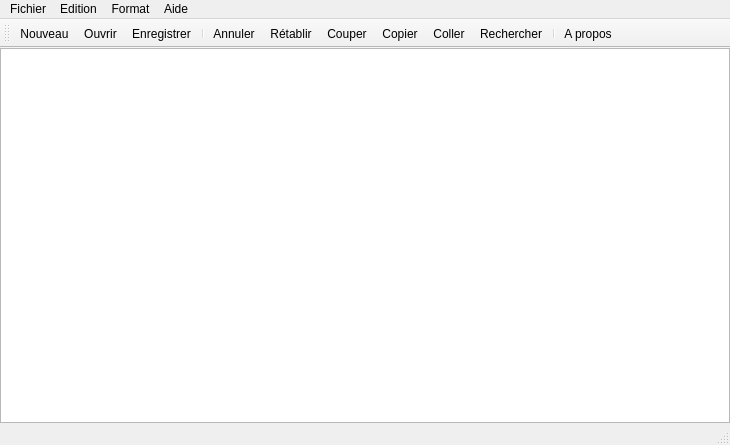
<?xml version="1.0" encoding="UTF-8"?>
<ui version="4.0">
 <class>blocNotes</class>
 <widget class="QMainWindow" name="blocNotes">
  <property name="geometry">
   <rect>
    <x>0</x>
    <y>0</y>
    <width>730</width>
    <height>445</height>
   </rect>
  </property>
  <property name="windowTitle">
   <string>Bloc-notes</string>
  </property>
  <property name="windowIcon">
   <iconset resource="ressourcesicones.qrc">
    <normaloff>:/menu/icones/notes-icon.png</normaloff>:/menu/icones/notes-icon.png</iconset>
  </property>
  <property name="iconSize">
   <size>
    <width>32</width>
    <height>32</height>
   </size>
  </property>
  <widget class="QWidget" name="centralWidget">
   <property name="font">
    <font>
     <pointsize>10</pointsize>
    </font>
   </property>
   <layout class="QVBoxLayout" name="verticalLayout">
    <property name="leftMargin">
     <number>0</number>
    </property>
    <property name="topMargin">
     <number>0</number>
    </property>
    <property name="rightMargin">
     <number>0</number>
    </property>
    <property name="bottomMargin">
     <number>0</number>
    </property>
    <item>
     <widget class="QPlainTextEdit" name="plainTextEdit">
      <property name="palette">
       <palette>
        <active>
         <colorrole role="Midlight">
          <brush brushstyle="SolidPattern">
           <color alpha="255">
            <red>0</red>
            <green>85</green>
            <blue>255</blue>
           </color>
          </brush>
         </colorrole>
         <colorrole role="Highlight">
          <brush brushstyle="SolidPattern">
           <color alpha="255">
            <red>0</red>
            <green>85</green>
            <blue>255</blue>
           </color>
          </brush>
         </colorrole>
         <colorrole role="HighlightedText">
          <brush brushstyle="SolidPattern">
           <color alpha="255">
            <red>255</red>
            <green>255</green>
            <blue>255</blue>
           </color>
          </brush>
         </colorrole>
        </active>
        <inactive>
         <colorrole role="Midlight">
          <brush brushstyle="SolidPattern">
           <color alpha="255">
            <red>0</red>
            <green>85</green>
            <blue>255</blue>
           </color>
          </brush>
         </colorrole>
         <colorrole role="Highlight">
          <brush brushstyle="SolidPattern">
           <color alpha="255">
            <red>0</red>
            <green>170</green>
            <blue>0</blue>
           </color>
          </brush>
         </colorrole>
         <colorrole role="HighlightedText">
          <brush brushstyle="SolidPattern">
           <color alpha="255">
            <red>255</red>
            <green>255</green>
            <blue>255</blue>
           </color>
          </brush>
         </colorrole>
        </inactive>
        <disabled>
         <colorrole role="Midlight">
          <brush brushstyle="SolidPattern">
           <color alpha="255">
            <red>0</red>
            <green>85</green>
            <blue>255</blue>
           </color>
          </brush>
         </colorrole>
         <colorrole role="Highlight">
          <brush brushstyle="SolidPattern">
           <color alpha="255">
            <red>51</red>
            <green>153</green>
            <blue>255</blue>
           </color>
          </brush>
         </colorrole>
         <colorrole role="HighlightedText">
          <brush brushstyle="SolidPattern">
           <color alpha="255">
            <red>255</red>
            <green>255</green>
            <blue>255</blue>
           </color>
          </brush>
         </colorrole>
        </disabled>
       </palette>
      </property>
      <property name="cursorWidth">
       <number>2</number>
      </property>
     </widget>
    </item>
   </layout>
  </widget>
  <widget class="QMenuBar" name="menuBar">
   <property name="geometry">
    <rect>
     <x>0</x>
     <y>0</y>
     <width>730</width>
     <height>26</height>
    </rect>
   </property>
   <widget class="QMenu" name="menuFichier">
    <property name="title">
     <string>Fichier</string>
    </property>
    <addaction name="actionNouveau"/>
    <addaction name="actionOuvrir"/>
    <addaction name="actionEnregistrer"/>
    <addaction name="actionEnregistrer_sous"/>
    <addaction name="separator"/>
    <addaction name="actionQuitter"/>
   </widget>
   <widget class="QMenu" name="menuFormat">
    <property name="title">
     <string>Format</string>
    </property>
    <addaction name="actionPolice"/>
    <addaction name="actionCouleur_du_fond"/>
   </widget>
   <widget class="QMenu" name="menuAide">
    <property name="title">
     <string>Aide</string>
    </property>
    <addaction name="actionA_propos"/>
   </widget>
   <widget class="QMenu" name="menuEdition">
    <property name="title">
     <string>Edition</string>
    </property>
    <addaction name="actionAnnuler"/>
    <addaction name="actionR_tablir"/>
    <addaction name="separator"/>
    <addaction name="actionCouper"/>
    <addaction name="actionCopier"/>
    <addaction name="actionColler"/>
    <addaction name="separator"/>
    <addaction name="actionRechercher"/>
    <addaction name="actionRechercher_le_suivant"/>
    <addaction name="separator"/>
    <addaction name="actionSelectionner_tout"/>
   </widget>
   <addaction name="menuFichier"/>
   <addaction name="menuEdition"/>
   <addaction name="menuFormat"/>
   <addaction name="menuAide"/>
  </widget>
  <widget class="QToolBar" name="mainToolBar">
   <attribute name="toolBarArea">
    <enum>TopToolBarArea</enum>
   </attribute>
   <attribute name="toolBarBreak">
    <bool>false</bool>
   </attribute>
   <addaction name="actionNouveau"/>
   <addaction name="actionOuvrir"/>
   <addaction name="actionEnregistrer"/>
   <addaction name="separator"/>
   <addaction name="actionAnnuler"/>
   <addaction name="actionR_tablir"/>
   <addaction name="actionCouper"/>
   <addaction name="actionCopier"/>
   <addaction name="actionColler"/>
   <addaction name="actionRechercher"/>
   <addaction name="separator"/>
   <addaction name="actionA_propos"/>
  </widget>
  <widget class="QStatusBar" name="statusBar"/>
  <action name="actionNouveau">
   <property name="icon">
    <iconset resource="ressourcesicones.qrc">
     <normaloff>:/menu/icones/page-blanche-icon.png</normaloff>:/menu/icones/page-blanche-icon.png</iconset>
   </property>
   <property name="text">
    <string>Nouveau</string>
   </property>
   <property name="toolTip">
    <string>Nouveau</string>
   </property>
   <property name="shortcut">
    <string>Ctrl+N</string>
   </property>
  </action>
  <action name="actionOuvrir">
   <property name="icon">
    <iconset resource="ressourcesicones.qrc">
     <normaloff>:/menu/icones/open-file-icon.png</normaloff>:/menu/icones/open-file-icon.png</iconset>
   </property>
   <property name="text">
    <string>Ouvrir</string>
   </property>
   <property name="shortcut">
    <string>Ctrl+O</string>
   </property>
  </action>
  <action name="actionEnregistrer">
   <property name="icon">
    <iconset resource="ressourcesicones.qrc">
     <normaloff>:/menu/icones/Save-icon.png</normaloff>:/menu/icones/Save-icon.png</iconset>
   </property>
   <property name="text">
    <string>Enregistrer</string>
   </property>
   <property name="shortcut">
    <string>Ctrl+E</string>
   </property>
  </action>
  <action name="actionEnregistrer_sous">
   <property name="icon">
    <iconset resource="ressourcesicones.qrc">
     <normaloff>:/menu/icones/Save-icon.png</normaloff>:/menu/icones/Save-icon.png</iconset>
   </property>
   <property name="text">
    <string>Enregistrer sous</string>
   </property>
   <property name="shortcut">
    <string>Ctrl+S</string>
   </property>
  </action>
  <action name="actionPolice">
   <property name="icon">
    <iconset resource="ressourcesicones.qrc">
     <normaloff>:/menu/icones/font-icon.png</normaloff>:/menu/icones/font-icon.png</iconset>
   </property>
   <property name="text">
    <string>Police</string>
   </property>
  </action>
  <action name="actionA_propos">
   <property name="icon">
    <iconset resource="ressourcesicones.qrc">
     <normaloff>:/menu/icones/point-interrogation-icon.png</normaloff>:/menu/icones/point-interrogation-icon.png</iconset>
   </property>
   <property name="text">
    <string>A propos</string>
   </property>
   <property name="shortcut">
    <string>Ctrl+A</string>
   </property>
  </action>
  <action name="actionQuitter">
   <property name="icon">
    <iconset resource="ressourcesicones.qrc">
     <normaloff>:/menu/icones/Windows-Close-Program-icon.png</normaloff>:/menu/icones/Windows-Close-Program-icon.png</iconset>
   </property>
   <property name="text">
    <string>Quitter</string>
   </property>
  </action>
  <action name="actionCouleur_du_fond">
   <property name="icon">
    <iconset resource="ressourcesicones.qrc">
     <normaloff>:/menu/icones/color-icon.png</normaloff>:/menu/icones/color-icon.png</iconset>
   </property>
   <property name="text">
    <string>Couleur du fond</string>
   </property>
  </action>
  <action name="actionAnnuler">
   <property name="icon">
    <iconset resource="ressourcesicones.qrc">
     <normaloff>:/menu/icones/defaire-icon.png</normaloff>:/menu/icones/defaire-icon.png</iconset>
   </property>
   <property name="text">
    <string>Annuler</string>
   </property>
   <property name="shortcut">
    <string>Ctrl+Z</string>
   </property>
  </action>
  <action name="actionR_tablir">
   <property name="icon">
    <iconset resource="ressourcesicones.qrc">
     <normaloff>:/menu/icones/refaire-icon.png</normaloff>:/menu/icones/refaire-icon.png</iconset>
   </property>
   <property name="text">
    <string>Rétablir</string>
   </property>
   <property name="shortcut">
    <string>Ctrl+Y</string>
   </property>
  </action>
  <action name="actionRechercher">
   <property name="icon">
    <iconset resource="ressourcesicones.qrc">
     <normaloff>:/menu/icones/recherche-icon.png</normaloff>:/menu/icones/recherche-icon.png</iconset>
   </property>
   <property name="text">
    <string>Rechercher</string>
   </property>
   <property name="shortcut">
    <string>Ctrl+F</string>
   </property>
  </action>
  <action name="actionRechercher_le_suivant">
   <property name="text">
    <string>Rechercher le suivant</string>
   </property>
   <property name="shortcut">
    <string>F3</string>
   </property>
  </action>
  <action name="actionCouper">
   <property name="icon">
    <iconset resource="ressourcesicones.qrc">
     <normaloff>:/menu/icones/couper-icon.png</normaloff>:/menu/icones/couper-icon.png</iconset>
   </property>
   <property name="text">
    <string>Couper</string>
   </property>
   <property name="shortcut">
    <string>Ctrl+X</string>
   </property>
  </action>
  <action name="actionCopier">
   <property name="icon">
    <iconset resource="ressourcesicones.qrc">
     <normaloff>:/menu/icones/copie-icon.png</normaloff>:/menu/icones/copie-icon.png</iconset>
   </property>
   <property name="text">
    <string>Copier</string>
   </property>
   <property name="shortcut">
    <string>Ctrl+C</string>
   </property>
  </action>
  <action name="actionColler">
   <property name="icon">
    <iconset resource="ressourcesicones.qrc">
     <normaloff>:/menu/icones/coller-icon.png</normaloff>:/menu/icones/coller-icon.png</iconset>
   </property>
   <property name="text">
    <string>Coller</string>
   </property>
   <property name="shortcut">
    <string>Ctrl+V</string>
   </property>
  </action>
  <action name="actionSelectionner_tout">
   <property name="text">
    <string>Selectionner tout</string>
   </property>
   <property name="shortcut">
    <string>Ctrl+A</string>
   </property>
  </action>
 </widget>
 <layoutdefault spacing="6" margin="11"/>
 <resources>
  <include location="ressourcesicones.qrc"/>
 </resources>
 <connections/>
</ui>
